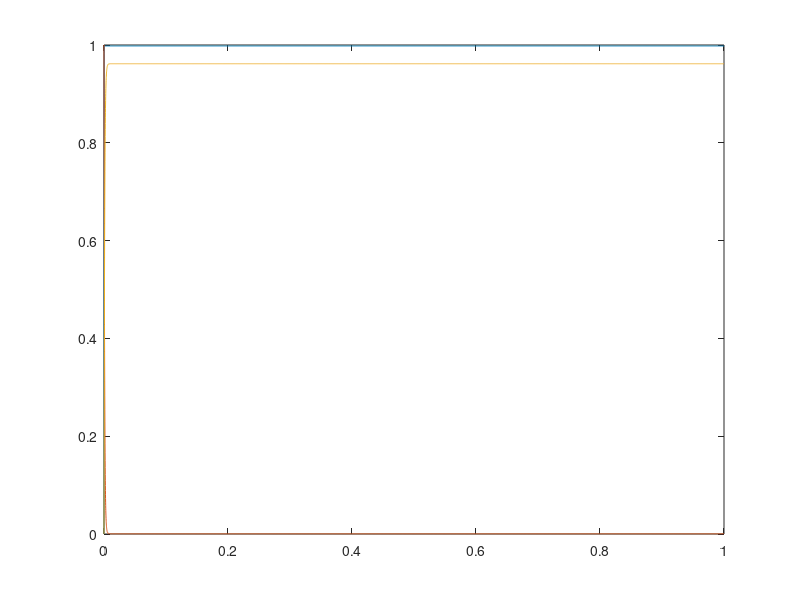
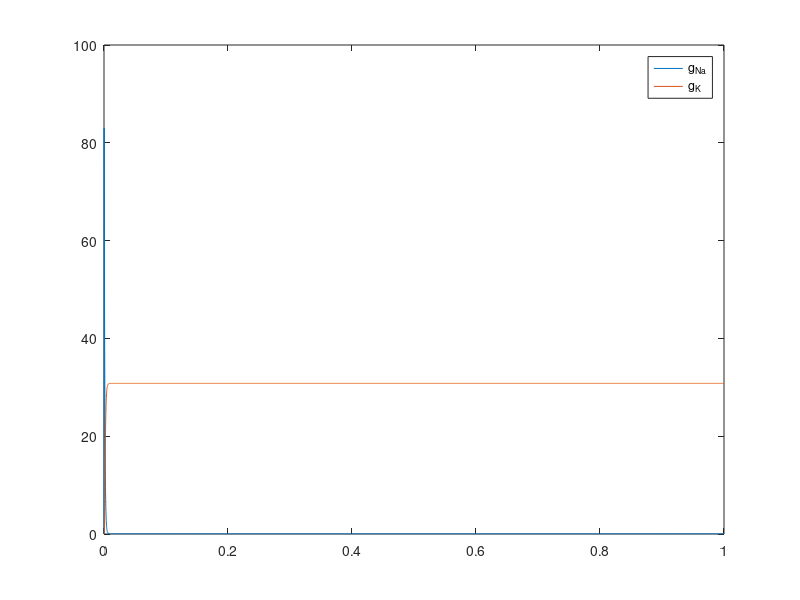

Write the MATLAB code that produced these figures, in order.
%==========================================================================
% MN_Model_Destexhe2001.m
% Author: Akira Nagamori
% Last update: 8/5/19
% Descriptions:
%==========================================================================

close all
clear all
clc

E_Na = 115;
E_K = -12;
E_L = 10.6;
g_K_max = 36;
g_Na_max = 120;
g_L_max = 0.3;
C_m = 1;

V_m = -56;

Fs = 10000;
time = 0:1/Fs:1;
I_app = zeros(1,length(time)); % applied current (microA/cm^2)
I_app(0.5*Fs:end) = 0;

m = 0;
h = 1;
n = 0;

V_m = 100*ones(1,length(time));

for t = 1:length(time)
    
    m_vec(t) = m;
    h_vec(t) = h;
    n_vec(t) = n;
    
    alpha_m = 0.1*(25-V_m(t))/(exp((25-V_m(t))/10)-1)*1000;
    beta_m = 4.0*(exp(-V_m(t)/18))*1000;
    
    alpha_h = 0.07*exp(-V_m(t)/20)*1000;
    beta_h = 1/(exp((30-V_m(t))/10)+1)*1000;
    
    alpha_n = 0.01*(10-V_m(t))/(exp((10-V_m(t))/10)-1)*1000;
    beta_n = 0.125*(exp(-V_m(t)/80))*1000;
    
    dm = alpha_m*(1-m) - beta_m*m;
    dh = alpha_h*(1-h) - beta_h*h;
    dn = alpha_n*(1-n) - beta_n*n;
    
    
    m = dm/Fs+ m;
    h = dh/Fs+ h;
    n = dn/Fs+ n;
  
    
end

figure(2)
plot(time,m_vec)
hold on 
plot(time,h_vec)
hold on
plot(time,n_vec)

figure(3)
plot(time,g_Na_max.*m_vec.^3.*h_vec)
hold on
plot(time,g_K_max*n_vec.^4)
legend('g_{Na}','g_{K}')
